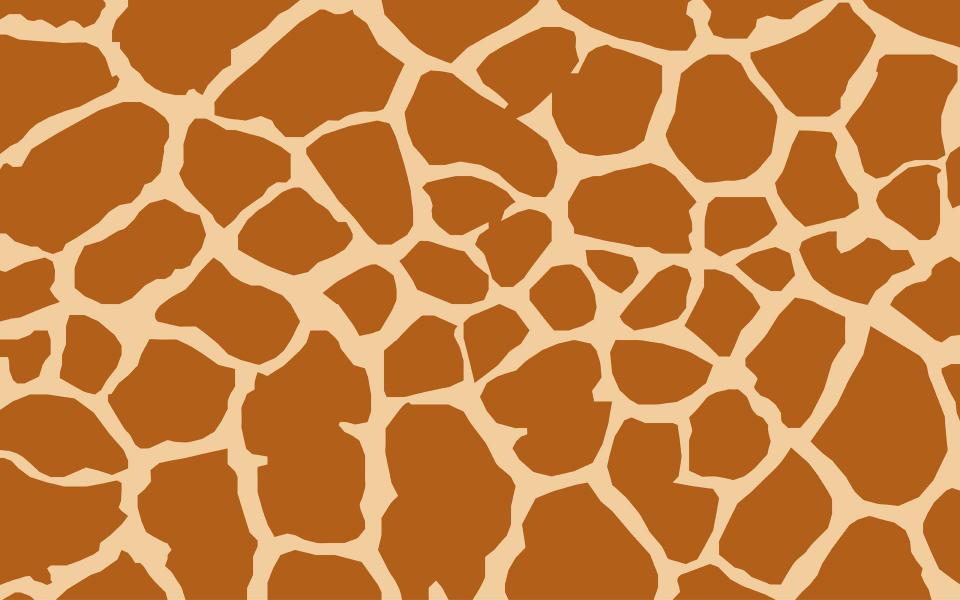
#> input picture test_images/pattern3.jpg, 1920 x 1200 px (shown at 1/2 size)
$ python giraffe_db.py test_images/pattern3.jpg test_images/test1.jpg
#> lines starting #> are read from the running program, lines starting #| are printed output that depends on the picture; after the words box and inside, x2 and y2 are one past the last pixel; in counts of white or black regions, pixels touching at a corner belong together
### graph_generator.py
from Queue import PriorityQueue

import cv2
import networkx as nx

from box import Box
from node import Node
from spots import spots

WHITE = 255
GREY = 128
GREY_MARKED = 50
BLACK = 0


def is_border(pixel):
    (x, y) = pixel
    for dx in range(-1, 2):
        for dy in range(-1, 2):
            x1 = x + dx
            y1 = y + dy
            if 0 <= x1 < height and 0 <= y1 < width:
                if img[x1, y1] == WHITE:
                    return True
    return False


def fill_color(pixel, color, only_border=False, compute_box=False):
    total_pixels = 0
    img[pixel] = color
    queue = [pixel]
    box = Box()

    while queue:
        (x, y) = queue[0]
        queue.pop(0)
        total_pixels += 1
        if compute_box:
            box.add_point((x, y))
        for dx in range(-1, 2):
            for dy in range(-1, 2):
                if (dx != 0 or dy != 0) and (dx == 0 or dy == 0):
                    x1 = x + dx
                    y1 = y + dy
                    if 0 <= x1 < height and 0 <= y1 < width:
                        if (img[x1, y1] != WHITE and img[x1, y1] != color) and \
                                (not only_border or is_border((x1, y1))):
                            img[x1, y1] = color
                            queue.append((x1, y1))

    if compute_box:
        return box, total_pixels
    else:
        return total_pixels


def filter_nodes():
    for x in [0, height - 1]:
        for y in range(width):
            if img[x, y] == BLACK:
                fill_color((x, y), WHITE)
                print("Node filtered")

    for y in [0, width - 1]:
        for x in range(height):
            if img[x, y] == BLACK:
                fill_color((x, y), WHITE)
                print("Node filtered")


def add_nodes(graph):
    last_id = 0

    for x in range(height):
        for y in range(width):
            if img[x, y] == BLACK and is_border((x, y)):
                box, outline = fill_color((x, y), GREY, only_border=True, compute_box=True)
                area = fill_color((x, y), GREY_MARKED)
                node = Node(last_id, box.get_pos(), outline, area)
                graph.add_node(node)
                print(
                    "New node found", node.id, "With area", node.area, "With outline", node.outline, "With pos",
                    node.pos)
                last_id += 1


MAX_NEIGHBOURS = 6


def add_edges(graph):
    for s in graph:
        queue = PriorityQueue()
        for t in graph:
            if s.id != t.id:
                dist = s.get_dist(t)
                if queue.qsize() >= MAX_NEIGHBOURS and queue.queue[0][0] < -dist:
                    queue.get()
                if queue.qsize() < MAX_NEIGHBOURS:
                    queue.put((-dist, t))
        while not queue.empty():
            t = queue.get()[1]
            graph.add_edge(s, t, weight=s.get_dist(t))


def show_image(img, graph):
    for n in graph.nodes():
        img = cv2.circle(img, n.pos[::-1], 10, 150, 3)

    for e in graph.edges(data=True):
        a = e[0]
        b = e[1]
        weight = e[2]["weight"]
        img = cv2.line(img, a.pos[::-1], b.pos[::-1], 0, 2)

    cv2.imwrite("output.jpg", img)
    # [4 lines of commented-out code are left out]


img = None
height = width = None


def generate_graph(img_path):
#> called with img_path = 'test_images/pattern3.jpg'
    global img, height, width
    img_org = cv2.imread(img_path, 0)
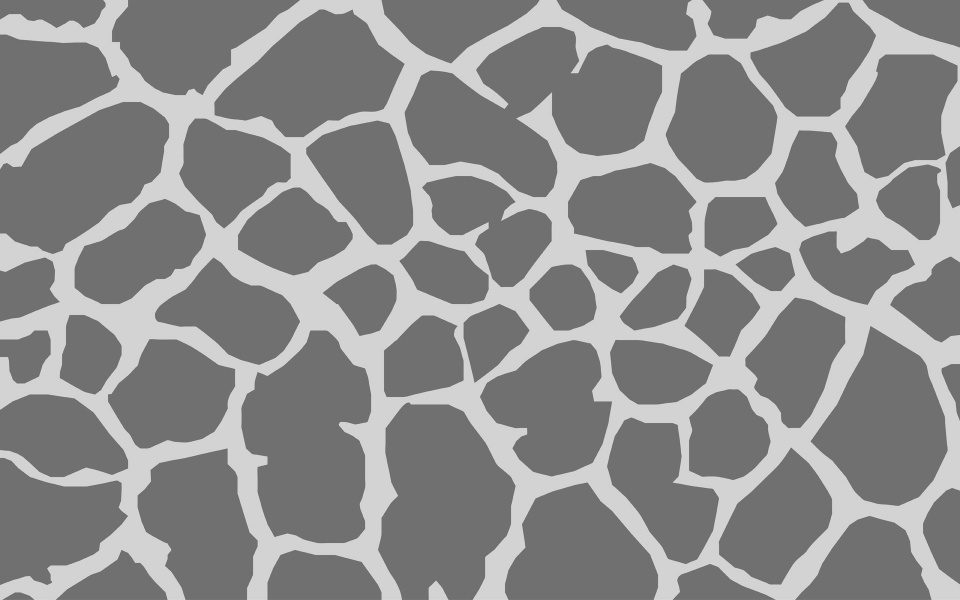
#> img_org: shape (1200, 1920) (shown at 1/2 size); min 94, max 228, mean 140.2
    img = spots(img_org)
    #ret, img = cv2.threshold(img_org, 180, 255, cv2.THRESH_BINARY)
    height, width = img.shape

    filter_nodes()

    graph = nx.DiGraph()

    add_nodes(graph)
    add_edges(graph)

    show_image(img, graph)

    return graph

### spots.py
import numpy as np
import cv2
import sys


# [5 lines left out: function process, not called in this run]


def spots(img):
    img = cv2.resize(img, (900,600))
    ret, img = cv2.threshold(img, 127, 255, cv2.THRESH_BINARY)
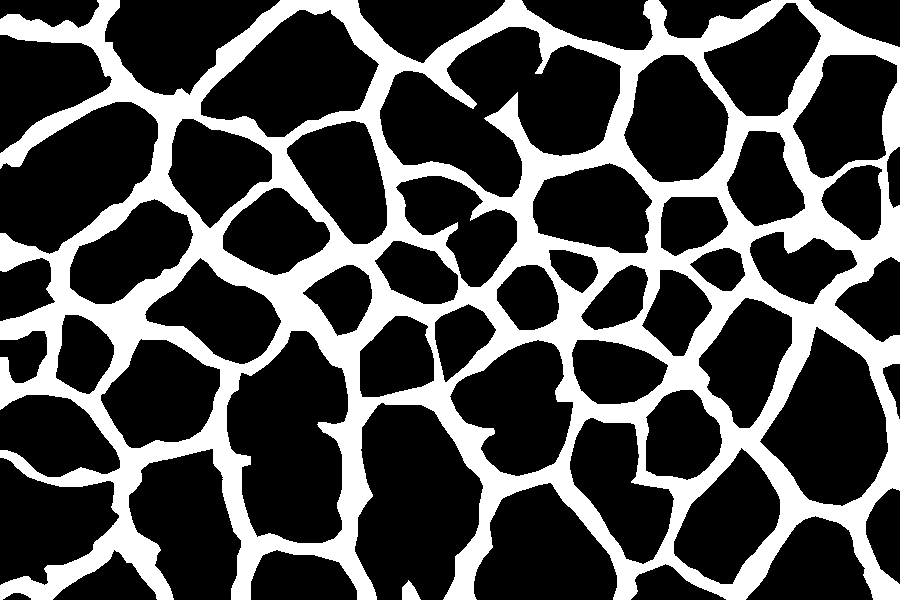
#> img: shape (600, 900); 29.4% white; 2 white regions, box (x1, y1, x2, y2) and area: (0, 0, 900, 600) 158466, (402, 580, 421, 600) 245

    img = cv2.medianBlur(img, 3)
#> img: shape (600, 900); 29.4% white; 2 white regions, box (x1, y1, x2, y2) and area: (0, 0, 900, 600) 158556, (402, 581, 421, 600) 244

    kernel = np.ones((4, 4), np.uint8)
    img = cv2.erode(img, kernel, iterations=1)
#> img: shape (600, 900); 23.4% white; 2 white regions, box (x1, y1, x2, y2) and area: (0, 0, 900, 600) 126196, (404, 584, 419, 600) 157
    img = cv2.medianBlur(img, 7)
#> img: shape (600, 900); 23.4% white; 5 white regions, box (x1, y1, x2, y2) and area: (0, 0, 900, 600) 125284, (0, 235, 43, 270) 795, (0, 452, 43, 480) 291, (404, 586, 418, 600) 150, (877, 160, 886, 169) 58
    kernel = np.ones((4, 4), np.uint8)
    img = cv2.dilate(img, kernel, iterations=1)
#> img: shape (600, 900); 29.3% white; 4 white regions, box (x1, y1, x2, y2) and area: (0, 0, 900, 600) 157427, (0, 451, 45, 482) 505, (403, 585, 420, 600) 209, (876, 159, 888, 171) 121

    img = cv2.medianBlur(img, 9)
#> img: shape (600, 900); 29.5% white; 3 white regions, box (x1, y1, x2, y2) and area: (0, 0, 900, 600) 158579, (0, 451, 45, 482) 493, (403, 585, 420, 600) 199
    return img


# [12 lines left out: function test, not called in this run]

### box.py
class Box:
    def __init__(self):
        self.minX = None
        self.minY = None
        self.maxX = None
        self.maxY = None
        self.init = False

    def add_point(self, pixel):
        x, y = pixel
        if not self.init:
            self.init = True
            self.minX = self.maxX = x
            self.minY = self.maxY = y
        else:
            if x < self.minX:
                self.minX = x
            if y < self.minY:
                self.minY = y
            if self.maxX < x:
                self.maxX = x
            if self.maxY < y:
                self.maxY = y

    def get_pos(self):
        return (self.maxX + self.minX) / 2, (self.maxY + self.minY) / 2

### node.py
import math


class Node:
    def __init__(self, id, pos, outline, area):
        self.id = id
        self.pos = pos
        self.outline = outline
        self.area = area

    def get_dist(self, other):
        x1, y1 = self.pos
        x2, y2 = other.pos
        return math.sqrt(math.pow(x1 - x2, 2) + math.pow(y1 - y2, 2))

    def get_ratios(self, other):
        return [self.area / float(other.area), self.outline / float(other.outline)]

### giraffe_db.py
import io
import pickle
import sys
from os import listdir
from os.path import isfile, join

from graph_comparator import compare_graphs
from graph_generator import generate_graph


def store_giraffe(path, name):
    graph = generate_graph(path)
#> after the loop in show_image, `for n in graph.nodes():`:
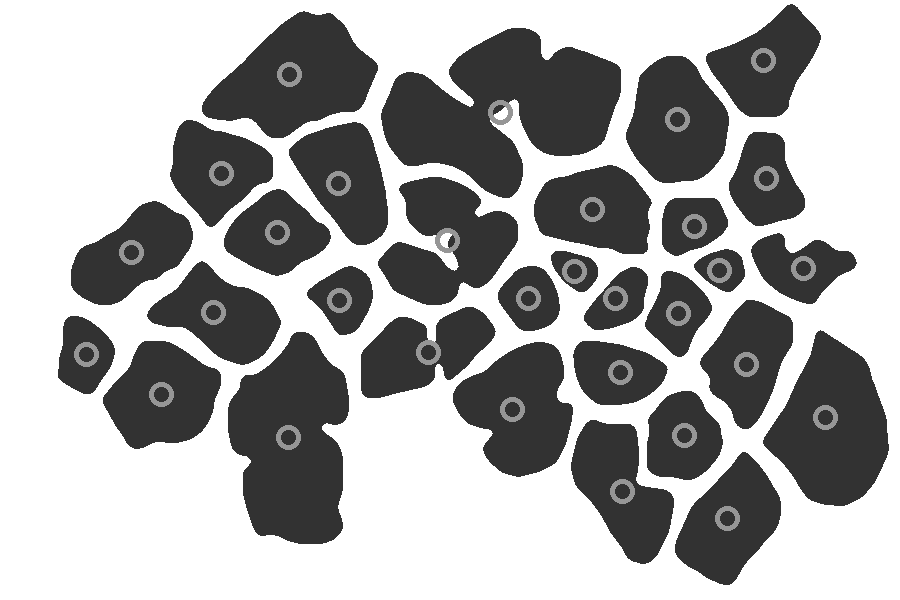
#> img: shape (600, 900); min 50, max 255, mean 168.1
#> the loop in show_image, `for e in graph.edges(data=True):` made 186 passes
#> pass 1, in show_image, `img = cv2.line(img, a.pos[::-1], b.pos[::-1], 0, 2)`:
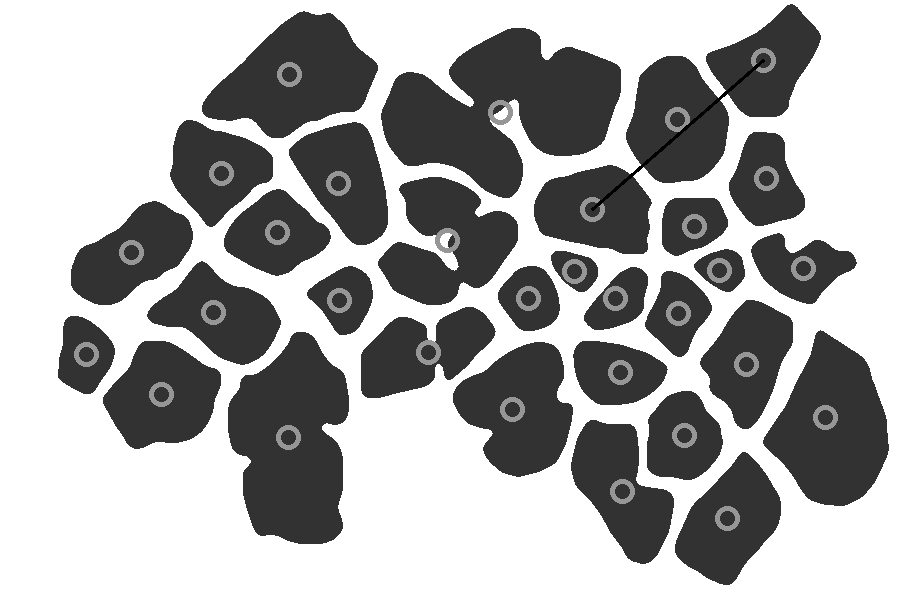
#> img: shape (600, 900); 0.14% of pixels changed, all inside (x1, y1, x2, y2) = (591, 59, 765, 211)
#> pass 2, in show_image, `img = cv2.line(img, a.pos[::-1], b.pos[::-1], 0, 2)`:
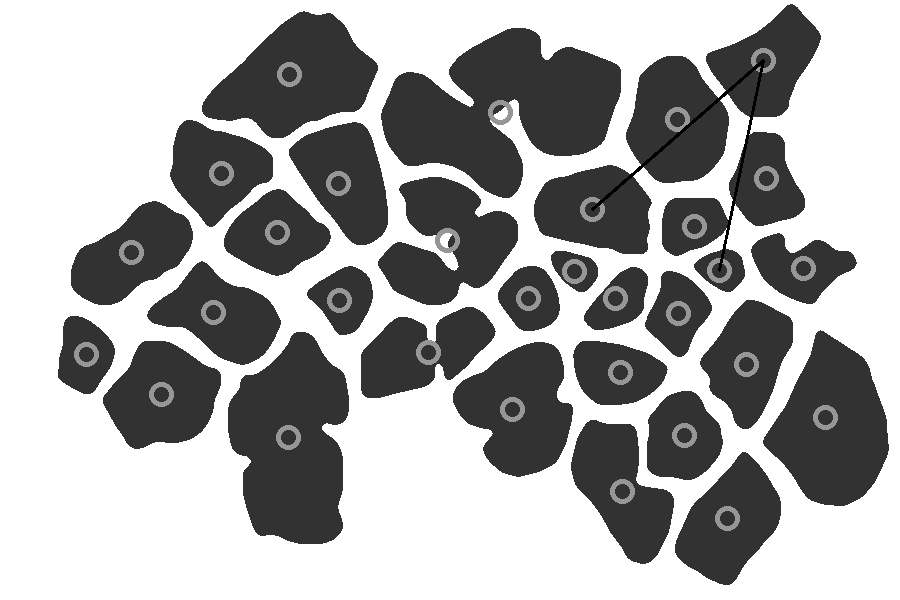
#> img: shape (600, 900); 0.11% of pixels changed, all inside (x1, y1, x2, y2) = (718, 62, 765, 272)
#> pass 3, in show_image, `img = cv2.line(img, a.pos[::-1], b.pos[::-1], 0, 2)`:
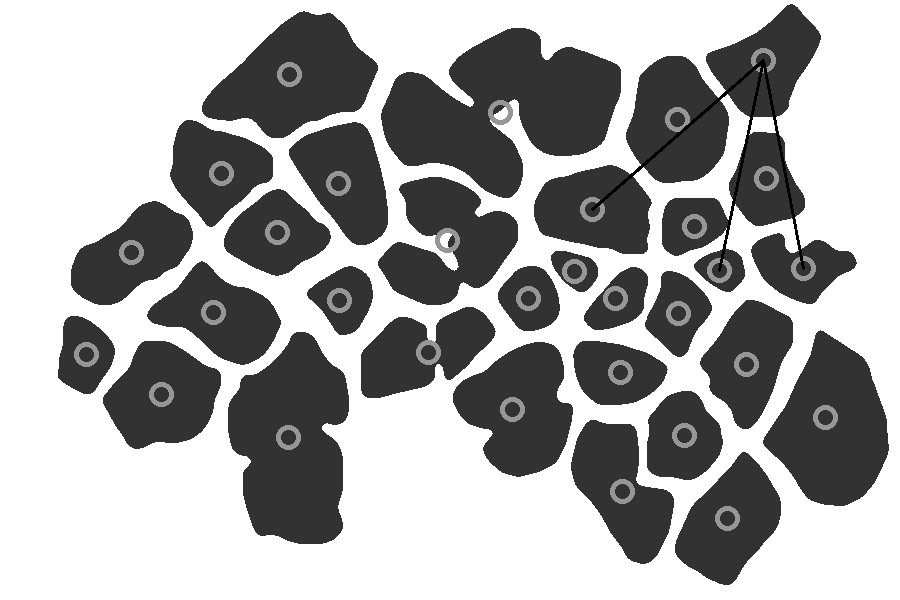
#> img: shape (600, 900); 0.11% of pixels changed, all inside (x1, y1, x2, y2) = (764, 63, 805, 270)
#> after the loop in show_image, `for e in graph.edges(data=True):`:
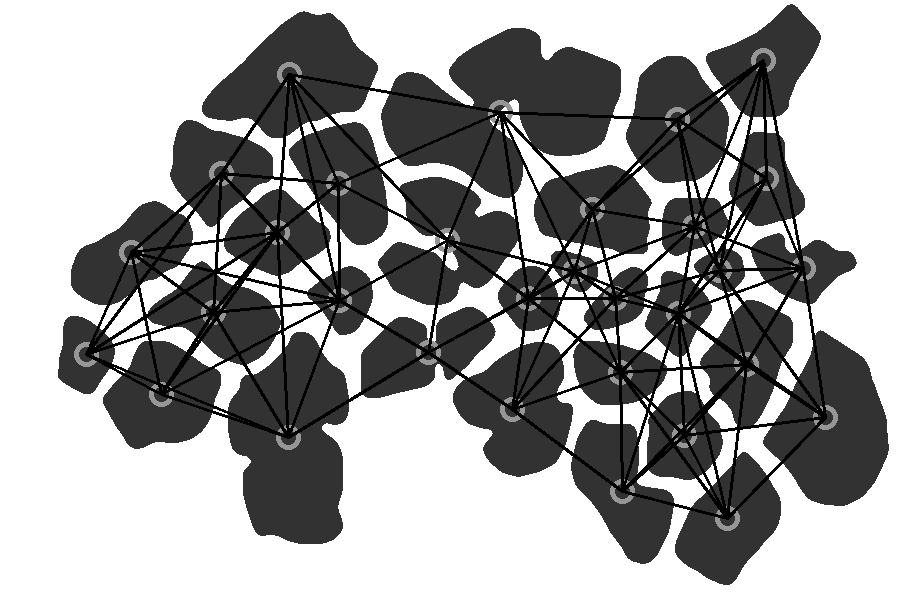
#> img: shape (600, 900); 7.03% of pixels changed, all inside (x1, y1, x2, y2) = (85, 61, 827, 520)
    graph.name = name
    f = io.open("db/" + name, 'wb')
    pickle.dump(graph, f)
    f.close()


def search_giraffe(path):
    root_path = "./db"
    files = [open(join(root_path, f), 'rb') for f in listdir(root_path) if isfile(join(root_path, f))]
    graph_list = [pickle.load(file) for file in files]
    for file in files:
        file.close()
    graph = generate_graph(path)
    output = []
    for g in graph_list:
        output.append("Similarity with " + g.name + " = " + str(compare_graphs(graph, g)))
        print(output[-1])
    return output

def main():
    path = sys.argv[1]
    if len(sys.argv) > 2:
        name = sys.argv[2]
        store_giraffe(path, name)
    else:
        search_giraffe(path)

if __name__ == "__main__":
    main()
